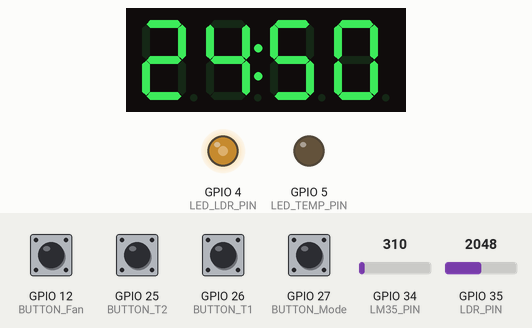
Recording of a sketch running on a simulated ESP32. Shown: 4-digit seven-segment display, output pins drawn as LEDs (lit = HIGH). The test bench sets the inputs (shaded band); at power-on: GPIO 12 (BUTTON_Fan), GPIO 25 (BUTTON_T2), GPIO 26 (BUTTON_T1), GPIO 27 (BUTTON_Mode) HIGH, GPIO 35 (LDR_PIN) = 2048, GPIO 34 (LM35_PIN) = 310. What the sketch prints to the serial monitor is not drawn.

Above: at 1.6 s.
1.7 s: GPIO 35 (LDR_PIN) set to 1960
At 3.2 s:
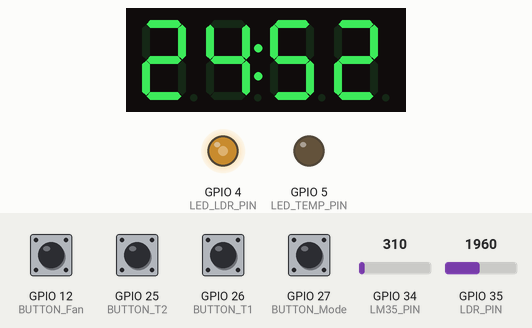
3.5 s: GPIO 12 (BUTTON_Fan) pulled LOW for 0.15 s
At 5.0 s:
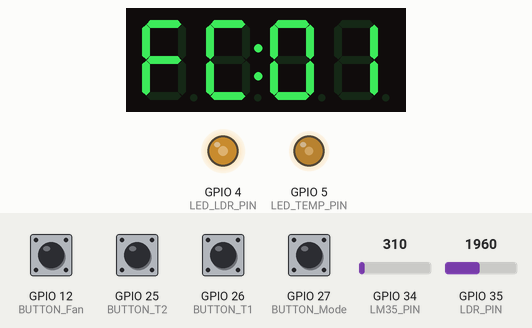
5.9 s: GPIO 35 (LDR_PIN) set to 2040
7.9 s: GPIO 35 (LDR_PIN) set to 960
At 8.8 s:
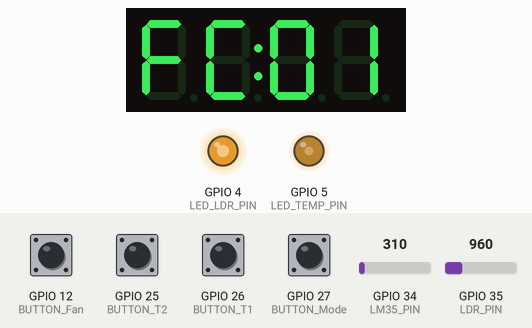
10.0 s: GPIO 12 (BUTTON_Fan) pulled LOW for 1 s
At 11.3 s:
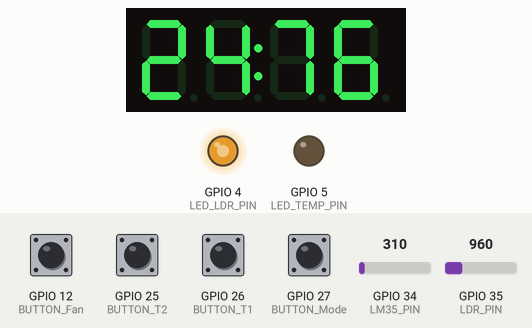
12.5 s: GPIO 34 (LM35_PIN) set to 342
At 13.8 s:
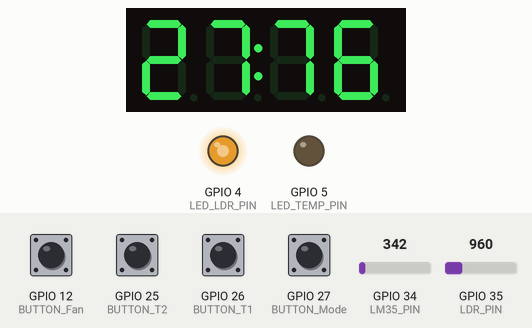
14.1 s: GPIO 34 (LM35_PIN) set to 388
At 15.4 s:
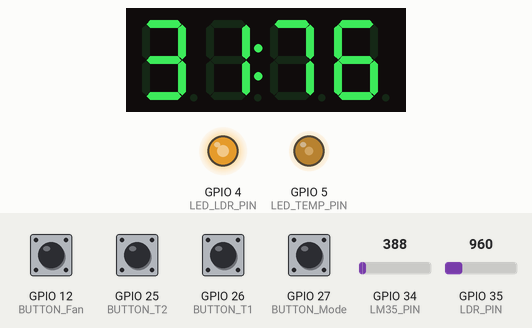
Timing chart, 0 to 17.1 s (numbered marks = the images above; inputs shaded):
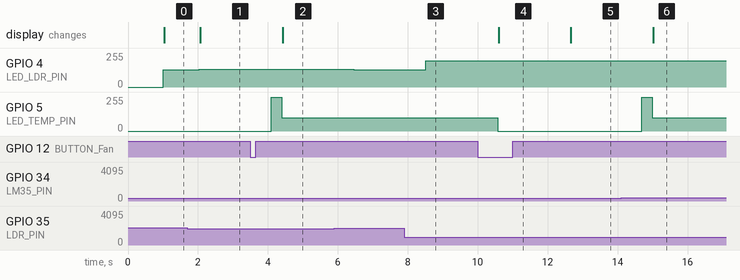

The sketch:

TM_LDR_LM35_4BT_FINAL3.ino
```cpp
#include <TM1637.h>

#define LED_TEMP_PIN 5
#define LED_LDR_PIN 4
#define LDR_PIN 35
#define LM35_PIN 34

#define BUTTON_Mode 27
#define BUTTON_T1 26
#define BUTTON_T2 25
#define BUTTON_Fan 12

#define CLK 19
#define DIO 18

TM1637 tm(CLK, DIO);
int currentTemp = 0;
int currentLight = 0;

int Temp1 = 30;
int Temp2 = 40;
int Temp3 = 50;

bool fanWasRunning = false; // Biến toàn cục, nhớ khai báo ở đầu file
bool isManual = false;
int fanLevel = 0;
int displayMode = 0;

unsigned long lastBtnTime = 0;
unsigned long lastLoopTime = 0;

// Fan button state
bool prevFan = LOW;
unsigned long manualStart = 0;


// Button states
bool prevMode = LOW;
bool prevT1 = LOW;
bool prevT2 = LOW;

void setup() {
  Serial.begin(9600);
  pinMode(LED_TEMP_PIN, OUTPUT);
  pinMode(LED_LDR_PIN, OUTPUT);
  pinMode(BUTTON_Mode, INPUT_PULLUP);
  pinMode(BUTTON_T1, INPUT_PULLUP);
  pinMode(BUTTON_T2, INPUT_PULLUP);
  pinMode(BUTTON_Fan, INPUT_PULLUP);
  tm.set(7);
  Serial.println("Hệ thống khởi động...");
}

void handleButtonMode() {
  if (digitalRead(BUTTON_Mode) == LOW && prevMode == HIGH) {
    displayMode = !displayMode;
    Serial.println(displayMode == 0 ? ">> Hiển thị nhiệt độ + ánh sáng" : ">> Hiển thị ngưỡng Temp2-Temp3");
    prevMode = LOW;
  } else if (digitalRead(BUTTON_Mode) == HIGH) prevMode = HIGH;
}

void handleButtonT1() {
  if (digitalRead(BUTTON_T1) == LOW && prevT1 == HIGH) {
    Temp2 += 2;
    if (Temp2 >= Temp3) Temp2 = Temp1 + 5;
    Serial.print(">> Temp2: "); Serial.println(Temp2);
    prevT1 = LOW;
  } else if (digitalRead(BUTTON_T1) == HIGH) prevT1 = HIGH;
}

void handleButtonT2() {
  if (digitalRead(BUTTON_T2) == LOW && prevT2 == HIGH) {
    Temp3 += 2;
    if (Temp3 > 99) Temp3 = Temp2 + 5;
    Serial.print(">> Temp3: "); Serial.println(Temp3);
    prevT2 = LOW;
  } else if (digitalRead(BUTTON_T2) == HIGH) prevT2 = HIGH;
}

void handleButtonFan() {
  static bool buttonHeld = false;
  bool isPressed = digitalRead(BUTTON_Fan) == HIGH;

  if (isPressed && !buttonHeld) {
    manualStart = millis();
    buttonHeld = true;
  }

  if (!isPressed && buttonHeld) {
    unsigned long pressTime = millis() - manualStart;

    if (pressTime >= 2000) {
      isManual = !isManual;
      fanLevel = isManual ? 1 : 0;
      Serial.println(isManual ? ">> Bật chế độ quạt thủ công" : ">> Thoát chế độ quạt thủ công (trở về tự động)");
    } else if (isManual) {
      fanLevel = (fanLevel + 1) % 4;
      Serial.print(">> Chuyển cấp quạt thủ công: cấp ");
      Serial.println(fanLevel);
    }

    buttonHeld = false;
  }
}


void handleButtons() {
  handleButtonFan();
  handleButtonMode();
  handleButtonT1();
  handleButtonT2();
}

void displayTM1637(int temperature, int lightPercent) {
  tm.point(true);
  if (isManual) {
    tm.display(0, 15); // F
    tm.display(1, 12); // C
    tm.display(2, 0);  // Mặc định là 0
    tm.display(3, fanLevel);
  } else {
    if (displayMode == 0) {
      tm.display(0, temperature / 10);
      tm.display(1, temperature % 10);
      tm.display(2, lightPercent / 10);
      tm.display(3, lightPercent % 10);
    } else {
      tm.display(0, Temp2 / 10);
      tm.display(1, Temp2 % 10);
      tm.display(2, Temp3 / 10);
      tm.display(3, Temp3 % 10);
    }
  }
}

void readAndControlTemp() {
  int sensorValue = analogRead(LM35_PIN);
  float voltage = sensorValue * (3.3 / 4095.0);
  currentTemp = voltage * 100.0;

  int brightnessTemp = 0;

  if (!isManual) {
    if (currentTemp < Temp1) {
      brightnessTemp = 0;
      fanWasRunning = false; // Quạt đang tắt
    } else if (currentTemp < Temp2) {
      if (!fanWasRunning) {
        // Lần đầu bật quạt: cấp xung khởi động
        analogWrite(LED_TEMP_PIN, 255);
        delay(300);
        fanWasRunning = true;
      }
      brightnessTemp = 100;
    } else if (currentTemp < Temp3) {
      brightnessTemp = 180;
      fanWasRunning = true;
    } else {
      brightnessTemp = 255;
      fanWasRunning = true;
    }
  } else {
    if (fanLevel == 0) {
      brightnessTemp = 0;
      fanWasRunning = false;
    } else if (fanLevel == 1) {
      if (!fanWasRunning) {
        analogWrite(LED_TEMP_PIN, 255);
        delay(300);
        fanWasRunning = true;
      }
      brightnessTemp = 100;
    } else if (fanLevel == 2) {
      brightnessTemp = 180;
      fanWasRunning = true;
    } else if (fanLevel == 3) {
      brightnessTemp = 255;
      fanWasRunning = true;
    }
  }

  analogWrite(LED_TEMP_PIN, brightnessTemp);

  Serial.print("Nhiệt độ: ");
  Serial.print(currentTemp);
  Serial.print(isManual ? " | Quạt (Thủ công): " : " | Quạt (Tự động): ");
  Serial.print(" cấp ");
  Serial.print(brightnessTemp / 85);
}


void readAndControlLight() {
  int lightValue = analogRead(LDR_PIN);
  int brightnessLDR = map(lightValue, 0, 4095, 255, 0);
  analogWrite(LED_LDR_PIN, brightnessLDR);
  currentLight = map(lightValue, 0, 4095, 99, 0);

  Serial.print(" | Ánh sáng: ");
  Serial.println(currentLight);
}

void loop() {
  if (millis() - lastBtnTime >= 100) {
    handleButtons();
    lastBtnTime = millis();
  }

  if (millis() - lastLoopTime >= 1000) {
    readAndControlTemp();
    readAndControlLight();
    displayTM1637(currentTemp, currentLight); // gọi sau khi đã có cả 2 giá trị
    lastLoopTime = millis();
  }
}
```

Measured:
- the behaviour switches between 372 and 373 on GPIO 34 (LM35_PIN) (found by bisection; images 5 and 6)
- after the input at 1.7 s, GPIO 4 (LED_LDR_PIN): 128/255 → 133/255 after 0.33 s; the display: changes after 0.36 s (image 1)
- after the input at 3.5 s, GPIO 5 (LED_TEMP_PIN): 0/255 → 255/255 after 0.59 s, → 100/255 0.30 s later; the display: changes after 0.92 s (image 2)
- after the input at 5.9 s, GPIO 4 (LED_LDR_PIN): 133/255 → 128/255 after 0.55 s
- after the input at 7.9 s, GPIO 4 (LED_LDR_PIN): 128/255 → 196/255 after 0.61 s
- after the input at 10.0 s, GPIO 5 (LED_TEMP_PIN): 100/255 → 0/255 after 0.57 s; the display: changes after 0.60 s (image 4)
- after the input at 12.5 s, the display: changes after 0.16 s (image 5)
- after the input at 14.1 s, GPIO 5 (LED_TEMP_PIN): 0/255 → 255/255 after 0.59 s, → 100/255 0.30 s later; the display: changes after 0.92 s (image 6)
